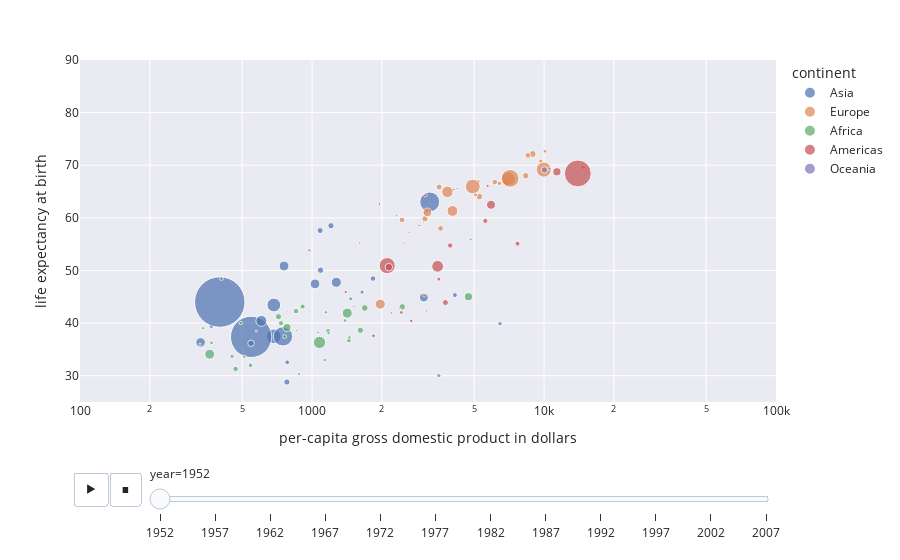

Notebook source saved alongside this figure:
### Markdown cell above
Entre autres possibilités, `plotly` propose une couche d'animation relativement simple à mettre en oeuvre

### Code cell
px.scatter(
    gapminder,
    x="gdpPercap",
    y="lifeExp",
    animation_frame="year",
    animation_group="country",
    size="pop",
    color="continent",
    hover_name="country",
    log_x=True,
    size_max=55,
    range_x=[100, 100000],
    range_y=[25, 90],
    labels={
        "lifeExp": "life expectancy at birth",
        "gdpPercap": "per-capita gross domestic product in dollars",
    },
).update_layout(height=500)

### Figure 1 — Plotly figure (JSON) as saved in the notebook; plotly's stock layout.template omitted (floating-point values rounded to 4 significant figures)
{"data": [{"hovertemplate": "<b>%{hovertext}</b><br><br>continent=Asia<br>year=1952<br>per-capita gross domestic product in dollars=%{x}<br>life expectancy at birth=%{y}<br>pop=%{marker.size}<extra></extra>", "hovertext": ["Afghanistan", "Bahrain", "Bangladesh", "Cambodia", "China", "Hong Kong, China", "India", "Indonesia", "Iran", "Iraq", "Israel", "Japan", "Jordan", "Korea, Dem. Rep.", "Korea, Rep.", "Kuwait", "Lebanon", "Malaysia", "Mongolia", "Myanmar", "Nepal", "Oman", "Pakistan", "Philippines", "Saudi Arabia", "Singapore", "Sri Lanka", "Syria", "Taiwan", "Thailand", "Vietnam", "West Bank and Gaza", "Yemen, Rep."], "ids": ["Afghanistan", "Bahrain", "Bangladesh", "Cambodia", "China", "Hong Kong, China", "India", "Indonesia", "Iran", "Iraq", "Israel", "Japan", "Jordan", "Korea, Dem. Rep.", "Korea, Rep.", "Kuwait", "Lebanon", "Malaysia", "Mongolia", "Myanmar", "Nepal", "Oman", "Pakistan", "Philippines", "Saudi Arabia", "Singapore", "Sri Lanka", "Syria", "Taiwan", "Thailand", "Vietnam", "West Bank and Gaza", "Yemen, Rep."], "legendgroup": "Asia", "marker": {"color": "rgb(76,114,176)", "size": [8425333, 120447, 46886859, 4693836, 556263527, 2125900, 372000000, 82052000, 17272000, 5441766, 1620914, 86459025, 607914, 8865488, 20947571, 160000, 1439529, 6748378, 800663, 20092996, 9182536, 507833, 41346560, 22438691, 4005677, 1127000, 7982342, 3661549, 8550362, 21289402, 26246839, 1030585, 4963829], "sizemode": "area", "sizeref": 435900.0, "symbol": "circle"}, "mode": "markers", "name": "Asia", "orientation": "v", "showlegend": true, "type": "scatter", "x": [779.4, 9867.0, 684.2, 368.5, 400.4, 3054.0, 546.6, 749.7, 3035.0, 4130.0, 4087.0, 3217.0, 1547.0, 1088.0, 1031.0, 108400.0, 4835.0, 1831.0, 786.6, 331, 545.9, 1828.0, 684.6, 1273.0, 6460.0, 2315.0, 1084.0, 1643.0, 1207.0, 757.8, 605.1, 1516.0, 781.7], "xaxis": "x", "y": [28.8, 50.94, 37.48, 39.42, 44, 60.96, 37.37, 37.47, 44.87, 45.32, 65.39, 63.03, 43.16, 50.06, 47.45, 55.56, 55.93, 48.46, 42.24, 36.32, 36.16, 37.58, 43.44, 47.75, 39.88, 60.4, 57.59, 45.88, 58.5, 50.85, 40.41, 43.16, 32.55], "yaxis": "y"}, {"hovertemplate": "<b>%{hovertext}</b><br><br>continent=Europe<br>year=1952<br>per-capita gross domestic product in dollars=%{x}<br>life expectancy at birth=%{y}<br>pop=%{marker.size}<extra></extra>", "hovertext": ["Albania", "Austria", "Belgium", "Bosnia and Herzegovina", "Bulgaria", "Croatia", "Czech Republic", "Denmark", "Finland", "France", "Germany", "Greece", "Hungary", "Iceland", "Ireland", "Italy", "Montenegro", "Netherlands", "Norway", "Poland", "Portugal", "Romania", "Serbia", "Slovak Republic", "Slovenia", "Spain", "Sweden", "Switzerland", "Turkey", "United Kingdom"], "ids": ["Albania", "Austria", "Belgium", "Bosnia and Herzegovina", "Bulgaria", "Croatia", "Czech Republic", "Denmark", "Finland", "France", "Germany", "Greece", "Hungary", "Iceland", "Ireland", "Italy", "Montenegro", "Netherlands", "Norway", "Poland", "Portugal", "Romania", "Serbia", "Slovak Republic", "Slovenia", "Spain", "Sweden", "Switzerland", "Turkey", "United Kingdom"], "legendgroup": "Europe", "marker": {"color": "rgb(221,132,82)", "size": [1282697, 6927772, 8730405, 2791000, 7274900, 3882229, 9125183, 4334000, 4090500, 42459667, 69145952, 7733250, 9504000, 147962, 2952156, 47666000, 413834, 10381988, 3327728, 25730551, 8526050, 16630000, 6860147, 3558137, 1489518, 28549870, 7124673, 4815000, 22235677, 50430000], "sizemode": "area", "sizeref": 435900.0, "symbol": "circle"}, "mode": "markers", "name": "Europe", "orientation": "v", "showlegend": true, "type": "scatter", "x": [1601.0, 6137.0, 8343.0, 973.5, 2444.0, 3119.0, 6876.0, 9692.0, 6425.0, 7030.0, 7144.0, 3531.0, 5264.0, 7268.0, 5210.0, 4931.0, 2648.0, 8942.0, 10100.0, 4029.0, 3068.0, 3145.0, 3581.0, 5075.0, 4215.0, 3834.0, 8528.0, 14730.0, 1969.0, 9980.0], "xaxis": "x", "y": [55.23, 66.8, 68, 53.82, 59.6, 61.21, 66.87, 70.78, 66.55, 67.41, 67.5, 65.86, 64.03, 72.49, 66.91, 65.94, 59.16, 72.13, 72.67, 61.31, 59.82, 61.05, 58.0, 64.36, 65.57, 64.94, 71.86, 69.62, 43.59, 69.18], "yaxis": "y"}, {"hovertemplate": "<b>%{hovertext}</b><br><br>continent=Africa<br>year=1952<br>per-capita gross domestic product in dollars=%{x}<br>life expectancy at birth=%{y}<br>pop=%{marker.size}<extra></extra>", "hovertext": ["Algeria", "Angola", "Benin", "Botswana", "Burkina Faso", "Burundi", "Cameroon", "Central African Republic", "Chad", "Comoros", "Congo, Dem. Rep.", "Congo, Rep.", "Cote d'Ivoire", "Djibouti", "Egypt", "Equatorial Guinea", "Eritrea", "Ethiopia", "Gabon", "Gambia", "Ghana", "Guinea", "Guinea-Bissau", "Kenya", "Lesotho", "Liberia", "Libya", "Madagascar", "Malawi", "Mali", "Mauritania", "Mauritius", "Morocco", "Mozambique", "Namibia", "Niger", "Nigeria", "Reunion", "Rwanda", "Sao Tome and Principe", "Senegal", "Sierra Leone", "Somalia", "South Africa", "Sudan", "Swaziland", "Tanzania", "Togo", "Tunisia", "Uganda", "Zambia", "Zimbabwe"], "ids": ["Algeria", "Angola", "Benin", "Botswana", "Burkina Faso", "Burundi", "Cameroon", "Central African Republic", "Chad", "Comoros", "Congo, Dem. Rep.", "Congo, Rep.", "Cote d'Ivoire", "Djibouti", "Egypt", "Equatorial Guinea", "Eritrea", "Ethiopia", "Gabon", "Gambia", "Ghana", "Guinea", "Guinea-Bissau", "Kenya", "Lesotho", "Liberia", "Libya", "Madagascar", "Malawi", "Mali", "Mauritania", "Mauritius", "Morocco", "Mozambique", "Namibia", "Niger", "Nigeria", "Reunion", "Rwanda", "Sao Tome and Principe", "Senegal", "Sierra Leone", "Somalia", "South Africa", "Sudan", "Swaziland", "Tanzania", "Togo", "Tunisia", "Uganda", "Zambia", "Zimbabwe"], "legendgroup": "Africa", "marker": {"color": "rgb(85,168,104)", "size": [9279525, 4232095, 1738315, 442308, 4469979, 2445618, 5009067, 1291695, 2682462, 153936, 14100005, 854885, 2977019, 63149, 22223309, 216964, 1438760, 20860941, 420702, 284320, 5581001, 2664249, 580653, 6464046, 748747, 863308, 1019729, 4762912, 2917802, 3838168, 1022556, 516556, 9939217, 6446316, 485831, 3379468, 33119096, 257700, 2534927, 60011, 2755589, 2143249, 2526994, 14264935, 8504667, 290243, 8322925, 1219113, 3647735, 5824797, 2672000, 3080907], "sizemode": "area", "sizeref": 435900.0, "symbol": "circle"}, "mode": "markers", "name": "Africa", "orientation": "v", "showlegend": true, "type": "scatter", "x": [2449.0, 3521.0, 1063.0, 851.2, 543.3, 339.3, 1173.0, 1071.0, 1179.0, 1103.0, 780.5, 2126.0, 1389.0, 2670.0, 1419.0, 375.6, 328.9, 362.1, 4293.0, 485.2, 911.3, 510.2, 299.9, 853.5, 298.8, 575.6, 2388.0, 1443.0, 369.2, 452.3, 743.1, 1968.0, 1688.0, 468.5, 2424.0, 761.9, 1077.0, 2719.0, 493.3, 879.6, 1450.0, 879.8, 1136.0, 4725.0, 1616.0, 1148.0, 716.7, 859.8, 1468.0, 734.8, 1147.0, 406.9], "xaxis": "x", "y": [43.08, 30.02, 38.22, 47.62, 31.98, 39.03, 38.52, 35.46, 38.09, 40.72, 39.14, 42.11, 40.48, 34.81, 41.89, 34.48, 35.93, 34.08, 37.0, 30, 43.15, 33.61, 32.5, 42.27, 42.14, 38.48, 42.72, 36.68, 36.26, 33.69, 40.54, 50.99, 42.87, 31.29, 41.73, 37.44, 36.32, 52.72, 40, 46.47, 37.28, 30.33, 32.98, 45.01, 38.63, 41.41, 41.22, 38.6, 44.6, 39.98, 42.04, 48.45], "yaxis": "y"}, {"hovertemplate": "<b>%{hovertext}</b><br><br>continent=Americas<br>year=1952<br>per-capita gross domestic product in dollars=%{x}<br>life expectancy at birth=%{y}<br>pop=%{marker.size}<extra></extra>", "hovertext": ["Argentina", "Bolivia", "Brazil", "Canada", "Chile", "Colombia", "Costa Rica", "Cuba", "Dominican Republic", "Ecuador", "El Salvador", "Guatemala", "Haiti", "Honduras", "Jamaica", "Mexico", "Nicaragua", "Panama", "Paraguay", "Peru", "Puerto Rico", "Trinidad and Tobago", "United States", "Uruguay", "Venezuela"], "ids": ["Argentina", "Bolivia", "Brazil", "Canada", "Chile", "Colombia", "Costa Rica", "Cuba", "Dominican Republic", "Ecuador", "El Salvador", "Guatemala", "Haiti", "Honduras", "Jamaica", "Mexico", "Nicaragua", "Panama", "Paraguay", "Peru", "Puerto Rico", "Trinidad and Tobago", "United States", "Uruguay", "Venezuela"], "legendgroup": "Americas", "marker": {"color": "rgb(196,78,82)", "size": [17876956, 2883315, 56602560, 14785584, 6377619, 12350771, 926317, 6007797, 2491346, 3548753, 2042865, 3146381, 3201488, 1517453, 1426095, 30144317, 1165790, 940080, 1555876, 8025700, 2227000, 662850, 157553000, 2252965, 5439568], "sizemode": "area", "sizeref": 435900.0, "symbol": "circle"}, "mode": "markers", "name": "Americas", "orientation": "v", "showlegend": true, "type": "scatter", "x": [5911.0, 2677.0, 2109.0, 11370.0, 3940.0, 2144.0, 2627.0, 5587.0, 1398.0, 3522.0, 3048.0, 2428.0, 1840.0, 2195.0, 2899.0, 3478.0, 3112.0, 2480.0, 1952.0, 3759.0, 3082.0, 3023.0, 13990.0, 5717.0, 7690.0], "xaxis": "x", "y": [62.48, 40.41, 50.92, 68.75, 54.74, 50.64, 57.21, 59.42, 45.93, 48.36, 45.26, 42.02, 37.58, 41.91, 58.53, 50.79, 42.31, 55.19, 62.65, 43.9, 64.28, 59.1, 68.44, 66.07, 55.09], "yaxis": "y"}, {"hovertemplate": "<b>%{hovertext}</b><br><br>continent=Oceania<br>year=1952<br>per-capita gross domestic product in dollars=%{x}<br>life expectancy at birth=%{y}<br>pop=%{marker.size}<extra></extra>", "hovertext": ["Australia", "New Zealand"], "ids": ["Australia", "New Zealand"], "legendgroup": "Oceania", "marker": {"color": "rgb(129,114,179)", "size": [8691212, 1994794], "sizemode": "area", "sizeref": 435900.0, "symbol": "circle"}, "mode": "markers", "name": "Oceania", "orientation": "v", "showlegend": true, "type": "scatter", "x": [10040.0, 10560.0], "xaxis": "x", "y": [69.12, 69.39], "yaxis": "y"}], "layout": {"autosize": true, "legend": {"itemsizing": "constant", "title": {"text": "continent"}, "tracegroupgap": 0}, "margin": {"t": 60}, "sliders": [{"active": 0, "currentvalue": {"prefix": "year="}, "len": 0.9, "pad": {"b": 10, "t": 60}, "steps": [{"args": [["1952"], {"frame": {"duration": 0, "redraw": false}, "fromcurrent": true, "mode": "immediate", "transition": {"duration": 0, "easing": "linear"}}], "label": "1952", "method": "animate"}, {"args": [["1957"], {"frame": {"duration": 0, "redraw": false}, "fromcurrent": true, "mode": "immediate", "transition": {"duration": 0, "easing": "linear"}}], "label": "1957", "method": "animate"}, {"args": [["1962"], {"frame": {"duration": 0, "redraw": false}, "fromcurrent": true, "mode": "immediate", "transition": {"duration": 0, "easing": "linear"}}], "label": "1962", "method": "animate"}, {"args": [["1967"], {"frame": {"duration": 0, "redraw": false}, "fromcurrent": true, "mode": "immediate", "transition": {"duration": 0, "easing": "linear"}}], "label": "1967", "method": "animate"}, {"args": [["1972"], {"frame": {"duration": 0, "redraw": false}, "fromcurrent": true, "mode": "immediate", "transition": {"duration": 0, "easing": "linear"}}], "label": "1972", "method": "animate"}, {"args": [["1977"], {"frame": {"duration": 0, "redraw": false}, "fromcurrent": true, "mode": "immediate", "transition": {"duration": 0, "easing": "linear"}}], "label": "1977", "method": "animate"}, {"args": [["1982"], {"frame": {"duration": 0, "redraw": false}, "fromcurrent": true, "mode": "immediate", "transition": {"duration": 0, "easing": "linear"}}], "label": "1982", "method": "animate"}, {"args": [["1987"], {"frame": {"duration": 0, "redraw": false}, "fromcurrent": true, "mode": "immediate", "transition": {"duration": 0, "easing": "linear"}}], "label": "1987", "method": "animate"}, {"args": [["1992"], {"frame": {"duration": 0, "redraw": false}, "fromcurrent": true, "mode": "immediate", "transition": {"duration": 0, "easing": "linear"}}], "label": "1992", "method": "animate"}, {"args": [["1997"], {"frame": {"duration": 0, "redraw": false}, "fromcurrent": true, "mode": "immediate", "transition": {"duration": 0, "easing": "linear"}}], "label": "1997", "method": "animate"}, {"args": [["2002"], {"frame": {"duration": 0, "redraw": false}, "fromcurrent": true, "mode": "immediate", "transition": {"duration": 0, "easing": "linear"}}], "label": "2002", "method": "animate"}, {"args": [["2007"], {"frame": {"duration": 0, "redraw": false}, "fromcurrent": true, "mode": "immediate", "transition": {"duration": 0, "easing": "linear"}}], "label": "2007", "method": "animate"}], "x": 0.1, "xanchor": "left", "y": 0, "yanchor": "top"}], "updatemenus": [{"buttons": [{"args": [null, {"frame": {"duration": 500, "redraw": false}, "fromcurrent": true, "mode": "immediate", "transition": {"duration": 500, "easing": "linear"}}], "label": "&#9654;", "method": "animate"}, {"args": [[null], {"frame": {"duration": 0, "redraw": false}, "fromcurrent": true, "mode": "immediate", "transition": {"duration": 0, "easing": "linear"}}], "label": "&#9724;", "method": "animate"}], "direction": "left", "pad": {"r": 10, "t": 70}, "showactive": false, "type": "buttons", "x": 0.1, "xanchor": "right", "y": 0, "yanchor": "top"}], "xaxis": {"anchor": "y", "domain": [0, 1], "range": [2, 5], "title": {"text": "per-capita gross domestic product in dollars"}, "type": "log"}, "yaxis": {"anchor": "x", "domain": [0, 1], "range": [25, 90], "title": {"text": "life expectancy at birth"}, "type": "linear"}}}
